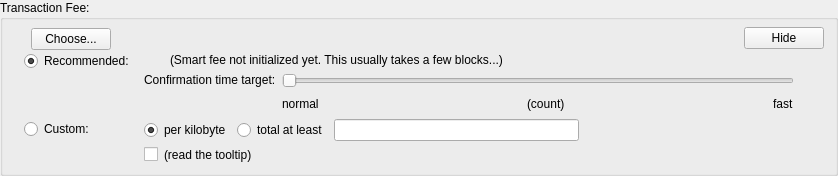
    <widget class="QGroupBox" name="groupBoxFee">
     <property name="title">
      <string>Transaction Fee:</string>
     </property>
     <layout class="QVBoxLayout" name="verticalLayout_3">
      <property name="spacing">
       <number>0</number>
      </property>
      <property name="topMargin">
       <number>6</number>
      </property>
      <property name="bottomMargin">
       <number>6</number>
      </property>
      <item>
       <layout class="QHBoxLayout" name="horizontalLayoutFee1">
        <property name="bottomMargin">
         <number>0</number>
        </property>
        <item>
         <layout class="QVBoxLayout" name="verticalLayoutFee7">
          <property name="spacing">
           <number>0</number>
          </property>
          <item>
           <spacer name="verticalSpacerSmartFee">
            <property name="orientation">
             <enum>Qt::Vertical</enum>
            </property>
            <property name="sizeType">
             <enum>QSizePolicy::Fixed</enum>
            </property>
            <property name="sizeHint" stdset="0">
             <size>
              <width>1</width>
              <height>2</height>
             </size>
            </property>
           </spacer>
          </item>
          <item>
           <layout class="QHBoxLayout" name="horizontalLayoutSmartFee">
            <property name="spacing">
             <number>10</number>
            </property>
            <item>
             <widget class="QLabel" name="labelFeeMinimized">
              <property name="text">
               <string/>
              </property>
             </widget>
            </item>
            <item>
             <widget class="QPushButton" name="buttonChooseFee">
              <property name="text">
               <string>Choose...</string>
              </property>
             </widget>
            </item>
           </layout>
          </item>
          <item>
           <spacer name="verticalSpacer_5">
            <property name="orientation">
             <enum>Qt::Vertical</enum>
            </property>
            <property name="sizeHint" stdset="0">
             <size>
              <width>1</width>
              <height>1</height>
             </size>
            </property>
           </spacer>
          </item>
         </layout>
        </item>
        <item>
         <spacer name="horizontalSpacer_4">
          <property name="orientation">
           <enum>Qt::Horizontal</enum>
          </property>
          <property name="sizeHint" stdset="0">
           <size>
            <width>40</width>
            <height>20</height>
           </size>
          </property>
         </spacer>
        </item>
        <item>
         <widget class="QPushButton" name="buttonMinimizeFee">
          <property name="toolTip">
           <string>collapse fee-settings</string>
          </property>
          <property name="text">
           <string>Hide</string>
          </property>
         </widget>
        </item>
       </layout>
      </item>
      <item>
       <layout class="QVBoxLayout" name="verticalLayoutFee2" stretch="0,0">
        <property name="spacing">
         <number>0</number>
        </property>
        <property name="leftMargin">
         <number>10</number>
        </property>
        <property name="topMargin">
         <number>0</number>
        </property>
        <item>
         <widget class="QFrame" name="frameFeeSelection">
          <layout class="QVBoxLayout" name="verticalLayoutFee12">
           <property name="spacing">
            <number>0</number>
           </property>
           <property name="leftMargin">
            <number>0</number>
           </property>
           <property name="topMargin">
            <number>0</number>
           </property>
           <property name="rightMargin">
            <number>0</number>
           </property>
           <property name="bottomMargin">
            <number>0</number>
           </property>
           <item>
            <layout class="QGridLayout" name="gridLayoutFee">
             <property name="topMargin">
              <number>0</number>
             </property>
             <property name="bottomMargin">
              <number>4</number>
             </property>
             <property name="horizontalSpacing">
              <number>10</number>
             </property>
             <property name="verticalSpacing">
              <number>4</number>
             </property>
             <item row="1" column="1">
              <layout class="QVBoxLayout" name="verticalLayoutFee8">
               <property name="spacing">
                <number>6</number>
               </property>
               <item>
                <layout class="QHBoxLayout" name="horizontalLayoutFee13">
                 <item>
                  <widget class="QRadioButton" name="radioCustomPerKilobyte">
                   <property name="toolTip">
                    <string>If the custom fee is set to 1000 satoshis and the transaction is only 250 bytes, then &quot;per kilobyte&quot; only pays 250 satoshis in fee, while &quot;at least&quot; pays 1000 satoshis. For transactions bigger than a kilobyte both pay by kilobyte.</string>
                   </property>
                   <property name="text">
                    <string>per kilobyte</string>
                   </property>
                   <property name="checked">
                    <bool>true</bool>
                   </property>
                   <attribute name="buttonGroup">
                    <string notr="true">groupCustomFee</string>
                   </attribute>
                  </widget>
                 </item>
                 <item>
                  <widget class="QRadioButton" name="radioCustomAtLeast">
                   <property name="toolTip">
                    <string>If the custom fee is set to 1000 satoshis and the transaction is only 250 bytes, then &quot;per kilobyte&quot; only pays 250 satoshis in fee, while &quot;total at least&quot; pays 1000 satoshis. For transactions bigger than a kilobyte both pay by kilobyte.</string>
                   </property>
                   <property name="text">
                    <string>total at least</string>
                   </property>
                   <attribute name="buttonGroup">
                    <string notr="true">groupCustomFee</string>
                   </attribute>
                  </widget>
                 </item>
                 <item>
                  <widget class="BitcoinAmountField" name="customFee"/>
                 </item>
                 <item>
                  <spacer name="horizontalSpacer_6">
                   <property name="orientation">
                    <enum>Qt::Horizontal</enum>
                   </property>
                   <property name="sizeHint" stdset="0">
                    <size>
                     <width>1</width>
                     <height>1</height>
                    </size>
                   </property>
                  </spacer>
                 </item>
                </layout>
               </item>
               <item>
                <layout class="QHBoxLayout" name="horizontalLayoutFee8">
                 <item>
                  <widget class="QCheckBox" name="checkBoxMinimumFee">
                   <property name="toolTip">
                    <string>Paying only the minimum fee is just fine as long as there is less transaction volume than space in the blocks. But be aware that this can end up in a never confirming transaction once there is more demand for florincoin transactions than the network can process.</string>
                   </property>
                   <property name="text">
                    <string/>
                   </property>
                  </widget>
                 </item>
                 <item>
                  <widget class="QLabel" name="labelMinFeeWarning">
                   <property name="enabled">
                    <bool>true</bool>
                   </property>
                   <property name="toolTip">
                    <string>Paying only the minimum fee is just fine as long as there is less transaction volume than space in the blocks. But be aware that this can end up in a never confirming transaction once there is more demand for florincoin transactions than the network can process.</string>
                   </property>
                   <property name="text">
                    <string>(read the tooltip)</string>
                   </property>
                   <property name="margin">
                    <number>5</number>
                   </property>
                  </widget>
                 </item>
                 <item>
                  <spacer name="horizontalSpacer_2">
                   <property name="orientation">
                    <enum>Qt::Horizontal</enum>
                   </property>
                   <property name="sizeHint" stdset="0">
                    <size>
                     <width>1</width>
                     <height>1</height>
                    </size>
                   </property>
                  </spacer>
                 </item>
                </layout>
               </item>
              </layout>
             </item>
             <item row="0" column="0">
              <layout class="QVBoxLayout" name="verticalLayoutFee4" stretch="0,1">
               <item>
                <widget class="QRadioButton" name="radioSmartFee">
                 <property name="text">
                  <string>Recommended:</string>
                 </property>
                 <property name="checked">
                  <bool>true</bool>
                 </property>
                 <attribute name="buttonGroup">
                  <string notr="true">groupFee</string>
                 </attribute>
                </widget>
               </item>
               <item>
                <spacer name="verticalSpacer_2">
                 <property name="orientation">
                  <enum>Qt::Vertical</enum>
                 </property>
                 <property name="sizeHint" stdset="0">
                  <size>
                   <width>1</width>
                   <height>1</height>
                  </size>
                 </property>
                </spacer>
               </item>
              </layout>
             </item>
             <item row="1" column="0">
              <layout class="QVBoxLayout" name="verticalLayoutFee9" stretch="0,1">
               <item>
                <widget class="QRadioButton" name="radioCustomFee">
                 <property name="text">
                  <string>Custom:</string>
                 </property>
                 <attribute name="buttonGroup">
                  <string notr="true">groupFee</string>
                 </attribute>
                </widget>
               </item>
               <item>
                <spacer name="verticalSpacer_6">
                 <property name="orientation">
                  <enum>Qt::Vertical</enum>
                 </property>
                 <property name="sizeHint" stdset="0">
                  <size>
                   <width>1</width>
                   <height>1</height>
                  </size>
                 </property>
                </spacer>
               </item>
              </layout>
             </item>
             <item row="0" column="1">
              <layout class="QVBoxLayout" name="verticalLayoutFee3" stretch="0,0,1">
               <property name="spacing">
                <number>6</number>
               </property>
               <property name="topMargin">
                <number>2</number>
               </property>
               <item>
                <layout class="QHBoxLayout" name="horizontalLayoutFee12">
                 <item>
                  <widget class="QLabel" name="labelSmartFee">
                   <property name="text">
                    <string/>
                   </property>
                   <property name="margin">
                    <number>2</number>
                   </property>
                  </widget>
                 </item>
                 <item>
                  <widget class="QLabel" name="labelFeeEstimation">
                   <property name="text">
                    <string/>
                   </property>
                  </widget>
                 </item>
                 <item>
                  <widget class="QLabel" name="labelSmartFee2">
                   <property name="text">
                    <string>(Smart fee not initialized yet. This usually takes a few blocks...)</string>
                   </property>
                   <property name="margin">
                    <number>2</number>
                   </property>
                  </widget>
                 </item>
                 <item>
                  <spacer name="horizontalSpacer_5">
                   <property name="orientation">
                    <enum>Qt::Horizontal</enum>
                   </property>
                   <property name="sizeHint" stdset="0">
                    <size>
                     <width>1</width>
                     <height>1</height>
                    </size>
                   </property>
                  </spacer>
                 </item>
                </layout>
               </item>
               <item>
                <layout class="QHBoxLayout" name="horizontalLayoutFee9">
                 <item>
                  <layout class="QVBoxLayout" name="verticalLayoutFee6">
                   <item>
                    <widget class="QLabel" name="labelSmartFee3">
                     <property name="text">
                      <string>Confirmation time target:</string>
                     </property>
                     <property name="margin">
                      <number>2</number>
                     </property>
                    </widget>
                   </item>
                   <item>
                    <spacer name="verticalSpacer_3">
                     <property name="orientation">
                      <enum>Qt::Vertical</enum>
                     </property>
                     <property name="sizeHint" stdset="0">
                      <size>
                       <width>1</width>
                       <height>1</height>
                      </size>
                     </property>
                    </spacer>
                   </item>
                  </layout>
                 </item>
                 <item>
                  <layout class="QVBoxLayout" name="verticalLayoutFee5">
                   <property name="rightMargin">
                    <number>30</number>
                   </property>
                   <item>
                    <widget class="QSlider" name="sliderSmartFee">
                     <property name="minimum">
                      <number>0</number>
                     </property>
                     <property name="maximum">
                      <number>23</number>
                     </property>
                     <property name="pageStep">
                      <number>1</number>
                     </property>
                     <property name="value">
                      <number>0</number>
                     </property>
                     <property name="orientation">
                      <enum>Qt::Horizontal</enum>
                     </property>
                     <property name="invertedAppearance">
                      <bool>false</bool>
                     </property>
                     <property name="invertedControls">
                      <bool>false</bool>
                     </property>
                     <property name="tickPosition">
                      <enum>QSlider::NoTicks</enum>
                     </property>
                    </widget>
                   </item>
                   <item>
                    <layout class="QHBoxLayout" name="horizontalLayoutFee10">
                     <item>
                      <widget class="QLabel" name="labelSmartFeeNormal">
                       <property name="text">
                        <string>normal</string>
                       </property>
                      </widget>
                     </item>
                     <item>
                      <spacer name="horizontalSpacer_7">
                       <property name="orientation">
                        <enum>Qt::Horizontal</enum>
                       </property>
                       <property name="sizeHint" stdset="0">
                        <size>
                         <width>40</width>
                         <height>20</height>
                        </size>
                       </property>
                      </spacer>
                     </item>
                     <item>
                      <widget class="QLabel" name="confirmationTargetLabel">
                       <property name="text">
                        <string notr="true">(count)</string>
                       </property>
                      </widget>
                     </item>
                     <item>
                      <spacer name="horizontalSpacer_3">
                       <property name="orientation">
                        <enum>Qt::Horizontal</enum>
                       </property>
                       <property name="sizeHint" stdset="0">
                        <size>
                         <width>40</width>
                         <height>20</height>
                        </size>
                       </property>
                      </spacer>
                     </item>
                     <item>
                      <widget class="QLabel" name="labelSmartFeeFast">
                       <property name="text">
                        <string>fast</string>
                       </property>
                      </widget>
                     </item>
                    </layout>
                   </item>
                  </layout>
                 </item>
                </layout>
               </item>
               <item>
                <spacer name="verticalSpacer_4">
                 <property name="orientation">
                  <enum>Qt::Vertical</enum>
                 </property>
                 <property name="sizeHint" stdset="0">
                  <size>
                   <width>1</width>
                   <height>1</height>
                  </size>
                 </property>
                </spacer>
               </item>
              </layout>
             </item>
            </layout>
           </item>
          </layout>
         </widget>
        </item>
        <item>
         <spacer name="verticalSpacerFee">
          <property name="orientation">
           <enum>Qt::Vertical</enum>
          </property>
          <property name="sizeHint" stdset="0">
           <size>
            <width>800</width>
            <height>1</height>
           </size>
          </property>
         </spacer>
        </item>
       </layout>
      </item>
     </layout>
    </widget>
